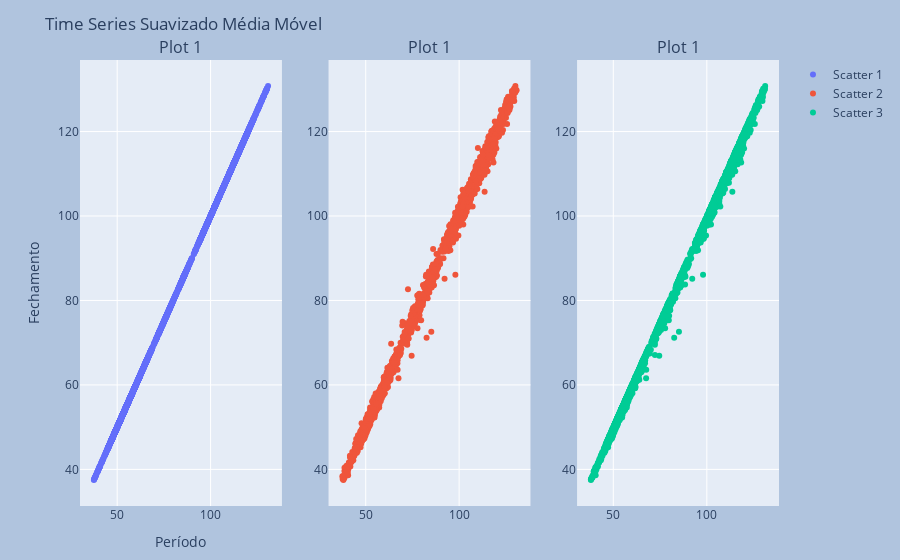

The cell this chart's notebook holds for it:
### Code cell
from plotly.subplots import make_subplots


fig = make_subplots(rows = 1, cols = 3, subplot_titles = ('Plot 1', 'Plot 1', 'Plot 1'))

fig.add_trace(
    go.Scatter(x = df['fechamento'], y = df['fechamento'], mode = 'markers', name = 'Scatter 1'),
    row = 1, col = 1
)

fig.add_trace(
    go.Scatter(x = df['abertura'], y = df['fechamento'], mode = 'markers', name = 'Scatter 2'),
    row = 1, col = 2
)

fig.add_trace(
    go.Scatter(x = df['maxima'], y = df['fechamento'], mode = 'markers', name = 'Scatter 3'),
    row = 1, col = 3
)

fig.update_layout(
    margin = dict(l = 80, r = 20, t = 60, b = 50),
    paper_bgcolor = 'LightSteelBlue',
    title = 'Time Series Suavizado Média Móvel',
    xaxis_title = 'Período',
    yaxis_title = 'Fechamento'
)

fig.show()

### Figure 1 — Plotly figure (JSON) as saved in the notebook; plotly's stock layout.template omitted (floating-point values rounded to 4 significant figures; data arrays with more than 128 entries replaced by an {"elided": "..."} marker saying what was removed)
{"data": [{"mode": "markers", "name": "Scatter 1", "type": "scatter", "x": {"elided": "2884 float values"}, "xaxis": "x", "y": {"elided": "2884 float values"}, "yaxis": "y"}, {"mode": "markers", "name": "Scatter 2", "type": "scatter", "x": {"elided": "2884 float values"}, "xaxis": "x2", "y": {"elided": "2884 float values"}, "yaxis": "y2"}, {"mode": "markers", "name": "Scatter 3", "type": "scatter", "x": {"elided": "2884 float values"}, "xaxis": "x3", "y": {"elided": "2884 float values"}, "yaxis": "y3"}], "layout": {"annotations": [{"font": {"size": 16}, "showarrow": false, "text": "Plot 1", "x": 0.1444, "xanchor": "center", "xref": "paper", "y": 1, "yanchor": "bottom", "yref": "paper"}, {"font": {"size": 16}, "showarrow": false, "text": "Plot 1", "x": 0.5, "xanchor": "center", "xref": "paper", "y": 1, "yanchor": "bottom", "yref": "paper"}, {"font": {"size": 16}, "showarrow": false, "text": "Plot 1", "x": 0.8556, "xanchor": "center", "xref": "paper", "y": 1, "yanchor": "bottom", "yref": "paper"}], "margin": {"b": 50, "l": 80, "r": 20, "t": 60}, "paper_bgcolor": "LightSteelBlue", "title": {"text": "Time Series Suavizado Média Móvel"}, "xaxis": {"anchor": "y", "domain": [0, 0.2889], "title": {"text": "Período"}}, "xaxis2": {"anchor": "y2", "domain": [0.3556, 0.6444]}, "xaxis3": {"anchor": "y3", "domain": [0.7111, 1]}, "yaxis": {"anchor": "x", "domain": [0, 1], "title": {"text": "Fechamento"}}, "yaxis2": {"anchor": "x2", "domain": [0, 1]}, "yaxis3": {"anchor": "x3", "domain": [0, 1]}}}
